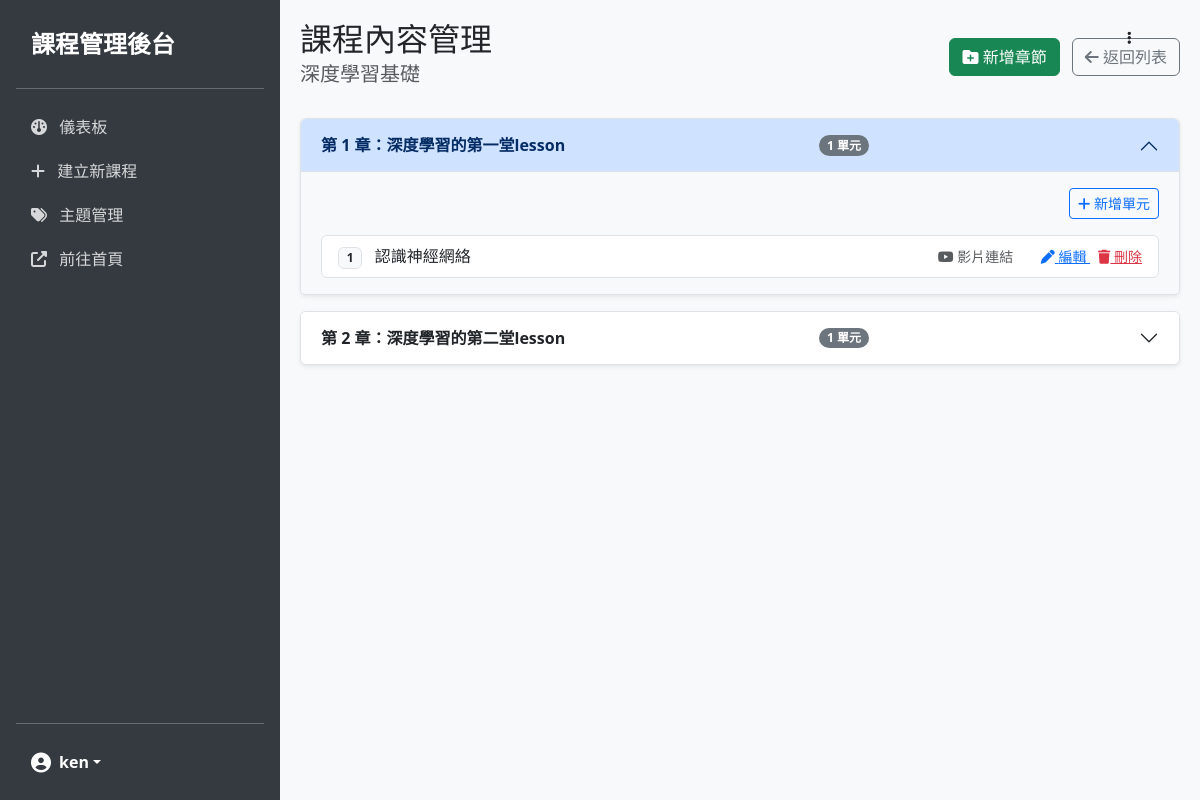
/academy/dashboard/course/deeplearning_fundation/manage/ (signed in), run on the app's committed database.
### academy/models.py (models this page shows, shortened)
class Course(models.Model):
    cate = models.ManyToManyField(Category, verbose_name='歸屬主題')
    title = models.CharField(max_length=100)
    subtitle = models.CharField(max_length=200, blank=True)
    description = models.TextField(blank=True)
    slug = models.CharField('課程網址', max_length=256, db_index=True, unique=True)
    img_link = models.CharField('課程圖片連結', max_length=2560, default="/static/academy/img/hero.png")
    instructor = models.CharField(max_length=50)
    duration_hours = models.FloatField()
    level = models.CharField(max_length=20, choices=[
        ('beginner', '初學者'),
        ('intermediate', '中階'),
        ('advanced', '進階')
    ])
    certificate_available = models.BooleanField(default=True)
    price = models.PositiveIntegerField(default=0)
    is_published = models.BooleanField(default=False)
    created_at = models.DateTimeField(auto_now_add=True)

class Chapter(models.Model):
    course = models.ForeignKey(Course, on_delete=models.CASCADE, related_name='chapters')
    title = models.CharField(max_length=100)
    order = models.PositiveIntegerField(default=1)
    class Meta:
        constraints = [
            models.UniqueConstraint(fields=['course', 'order'], name='unique_chapter_order_per_course')
        ]

class Lesson(models.Model):
    course = models.ForeignKey(Course, on_delete=models.CASCADE)
    chapter = models.ForeignKey(Chapter, on_delete=models.CASCADE, related_name='lessons')
    title = models.CharField(max_length=100)
    video_url = models.URLField(blank=True, null=True)
    order = models.PositiveIntegerField(default=1)
    is_preview = models.BooleanField(default=False)
    class Meta:
        constraints = [
            models.UniqueConstraint(fields=['course', 'order'], name='unique_lesson_order_per_course')
        ]

### academy/views.py (the view)
# urls.py: path('academy/dashboard/course/<str:slug>/manage/', dashboard_course_manage, name='dashboard_course_manage'),
@staff_member_required
def dashboard_course_manage(request, slug):
    course = get_object_or_404(Course, slug=slug)
    chapters = course.chapters.all().order_by('order')
    return render(request, 'academy/dashboard/course_manage.html', locals())

### templates/academy/dashboard/course_manage.html (shortened to what this page needs)
{% extends 'academy/dashboard/base.html' %}
{% block content %}
<div class="d-flex justify-content-between align-items-center mb-4">
    <div>
        <h2 class="mb-1">課程內容管理</h2>
        <h5 class="text-muted">{{ course.title }}</h5>
    </div>
    <div>
        <a href="{% url 'dashboard_chapter_create' course.slug %}" class="btn btn-success me-2">
            <i class="fa-solid fa-folder-plus"></i> 新增章節
        </a>
        <a href="{% url 'dashboard_home' %}" class="btn btn-outline-secondary">
            <i class="fa-solid fa-arrow-left"></i> 返回列表
        </a>
    </div>
</div>
<div class="accordion" id="chaptersAccordion">
    {% for chapter in chapters %}
    <div class="accordion-item mb-3 border shadow-sm rounded overflow-hidden">
        <h2 class="accordion-header" id="heading{{ chapter.id }}">
            <button class="accordion-button {% if not forloop.first %}collapsed{% endif %}" type="button"
                data-bs-toggle="collapse" data-bs-target="#collapse{{ chapter.id }}" aria-expanded="true"
                aria-controls="collapse{{ chapter.id }}">
                <span class="fw-bold me-auto">第 {{ chapter.order }} 章：{{ chapter.title }}</span>
                <span class="badge bg-secondary rounded-pill me-3">{{ chapter.lessons.count }} 單元</span>
            </button>
            <div class="dropdown position-absolute" style="right: 60px; top: 15px; z-index: 10;">
                <button class="btn btn-sm btn-link text-dark" type="button" data-bs-toggle="dropdown">
                    <i class="fa-solid fa-ellipsis-vertical"></i>
                </button>
            </div>
        </h2>
        <div id="collapse{{ chapter.id }}" class="accordion-collapse collapse {% if forloop.first %}show{% endif %}"
            aria-labelledby="heading{{ chapter.id }}" data-bs-parent="#chaptersAccordion">
            <div class="accordion-body bg-light">
                <div class="d-flex justify-content-end mb-3">
                    <a href="{% url 'dashboard_lesson_create' chapter.id %}" class="btn btn-sm btn-outline-primary">
                        <i class="fa-solid fa-plus"></i> 新增單元
                    </a>
                </div>
                {% if chapter.lessons.all %}
                <ul class="list-group">
                    {% for lesson in chapter.lessons.all|dictsort:"order" %}
                    <li class="list-group-item d-flex justify-content-between align-items-center">
                        <div>
                            <span class="badge bg-light text-dark border me-2">{{ lesson.order }}</span>
                            {{ lesson.title }}
                        </div>
                        <div>
                            {% if lesson.video_url %}
                            <a href="{{ lesson.video_url }}" target="_blank"
                                class="text-decoration-none text-muted small me-3">
                                <i class="fa-brands fa-youtube"></i> 影片連結
                            </a>
                            {% else %}
                            <span class="text-danger small me-3"><i class="fa-solid fa-triangle-exclamation"></i>
                                無影片</span>
                            {% endif %}
                            <a href="{% url 'dashboard_lesson_edit' lesson.id %}" class="text-primary small ms-2">
                                <i class="fa-solid fa-pen"></i> 編輯
                            </a>
                            <a href="{% url 'dashboard_lesson_delete' lesson.id %}"
                                class="text-danger small ms-2 delete-lesson">
                                <i class="fa-solid fa-trash"></i> 刪除
                            </a>
                        </div>
                    </li>
                    {% endfor %}
                </ul>
                {% else %}
                <p class="text-center text-muted my-3">本章節尚未新增單元</p>
                {% endif %}
            </div>
        </div>
    </div>
    {% endfor %}
</div>
{% endblock %}

### templates/academy/dashboard/base.html (shortened to what this page needs)
<!DOCTYPE html>
<html lang="zh-Hant">
<head>
    <link href="https://cdn.jsdelivr.net/npm/bootstrap@5.3.3/dist/css/bootstrap.min.css" rel="stylesheet">
    <link href="https://cdnjs.cloudflare.com/ajax/libs/font-awesome/6.5.0/css/all.min.css" rel="stylesheet">
</head>
<body>
    <div class="d-flex">
        <div class="sidebar d-flex flex-column flex-shrink-0 p-3" style="width: 280px;">
            <a href="/academy/dashboard/"
                class="d-flex align-items-center mb-3 mb-md-0 me-md-auto text-white text-decoration-none">
                <span class="fs-4 fw-bold">課程管理後台</span>
            </a>
            <hr>
            <ul class="nav nav-pills flex-column mb-auto">
                <li class="nav-item">
                    <a href="/academy/dashboard/"
                        class="nav-link {% if request.path == '/academy/dashboard/' %}active{% endif %}">
                        <i class="fa-solid fa-gauge me-2"></i> 儀表板
                    </a>
                </li>
                <li>
                    <a href="{% url 'dashboard_course_create' %}"
                        class="nav-link {% if 'course/create' in request.path %}active{% endif %}">
                        <i class="fa-solid fa-plus me-2"></i> 建立新課程
                    </a>
                </li>
                <li>
                    <a href="{% url 'dashboard_category_list' %}"
                        class="nav-link {% if 'category' in request.path %}active{% endif %}">
                        <i class="fa-solid fa-tags me-2"></i> 主題管理
                    </a>
                </li>
                <li>
                    <a href="/academy/main/" target="_blank" class="nav-link">
                        <i class="fa-solid fa-external-link-alt me-2"></i> 前往首頁
                    </a>
                </li>
            </ul>
            <hr>
            <div class="dropdown">
                <a href="#" class="d-flex align-items-center text-white text-decoration-none dropdown-toggle"
                    id="dropdownUser1" data-bs-toggle="dropdown" aria-expanded="false">
                    <i class="fa-solid fa-user-circle fa-lg me-2"></i>
                    <strong>{{ request.user.username }}</strong>
                </a>
            </div>
        </div>
        <div class="flex-grow-1 main-content">
            {% block content %}{% endblock %}
        </div>
    </div>
</body>
</html>

### templates/academy/dashboard/base.html (style rules this page uses)
body { background-color: #f8f9fa; }
.sidebar { min-height: 100vh; background-color: #343a40; color: white; }
.sidebar a { color: rgba(255, 255, 255, .8); text-decoration: none; padding: 10px 15px; display: block; }
.main-content { padding: 20px; }

### data on the page
Course: title "深度學習基礎"
Chapter: order "1", title "深度學習的第一堂lesson", lessons.count "1"
Lesson: order "1", title "認識神經網絡"
Chapter: order "2", title "深度學習的第二堂lesson", lessons.count "1"

### other printed values
{{ request.user.username }} "ken"
